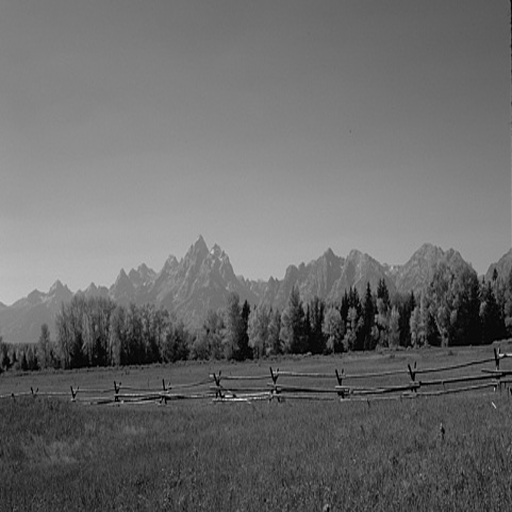
#> input picture images/0001.bmp, 512 x 512 px
$ python main.py
#> lines starting #> are read from the running program, lines starting #| are printed output that depends on the picture; after the words box and inside, x2 and y2 are one past the last pixel; in counts of white or black regions, pixels touching at a corner belong together
import numpy as np
import cv2
from scipy.fftpack import dct, idct
from sklearn.metrics import accuracy_score


# =========================================================
# === Utility functions ===================================
# =========================================================

def _dct2(img):
    return dct(dct(img.astype(float), axis=0, norm='ortho'), axis=1, norm='ortho')

def _idct2(coeffs):
    return idct(idct(coeffs, axis=0, norm='ortho'), axis=1, norm='ortho')

def wpsnr(orig, proc):
    """Approximate PSNR, sufficiente per valutare la qualità."""
    mse = np.mean((orig.astype(np.float64) - proc.astype(np.float64))**2)
    if mse == 0:
        return float('inf')
    PIXEL_MAX = 255.0
    return 20 * np.log10(PIXEL_MAX / np.sqrt(mse))


# =========================================================
# === Embedding function ==================================
# =========================================================

def embed_mid_dct_cv2(image_path, key=2025, alpha=0.1,
                      low_cut=0.20, high_cut=0.60,
                      n_coefs_per_bit=128):
    """
    Embedding watermark di 1024 bit in bande medie DCT.
    Usa cv2 per I/O e salva il watermark in mark.npy.
    """
#> called with image_path = 'images/0001.bmp', key = 2025, alpha = 0.5, low_cut = 0.2, high_cut = 0.6, n_coefs_per_bit = 128
    # --- Lettura immagine ---
    img = cv2.imread(image_path, cv2.IMREAD_GRAYSCALE)
#> img is the input picture: shape (512, 512); min 0, max 246, mean 106.2
    if img is None:
        raise FileNotFoundError(f"Impossibile aprire {image_path}")
    rows, cols = img.shape
#> rows = 512; cols = 512

    # --- Creazione watermark (1024 bit) ---
    mark_size = 1024
    mark = np.random.uniform(0.0, 1.0, mark_size)
    mark = np.uint8(np.rint(mark))
    np.save('mark.npy', mark)
    print(f"Watermark generato e salvato: {mark_size} bit")

    # --- DCT ---
    ori_dct = _dct2(img)

    # --- Maschera per frequenze medie ---
    u = np.arange(rows)
#> u = 512 values from 0 to 511
    v_axis = np.arange(cols)
#> v_axis = 512 values from 0 to 511
    U, V = np.meshgrid(u, v_axis, indexing='ij')
    dist = np.sqrt(U**2 + V**2)
    dist_norm = dist / dist.max()
    mask = (dist_norm >= low_cut) & (dist_norm <= high_cut)

    avail_idxs = np.argwhere(mask)
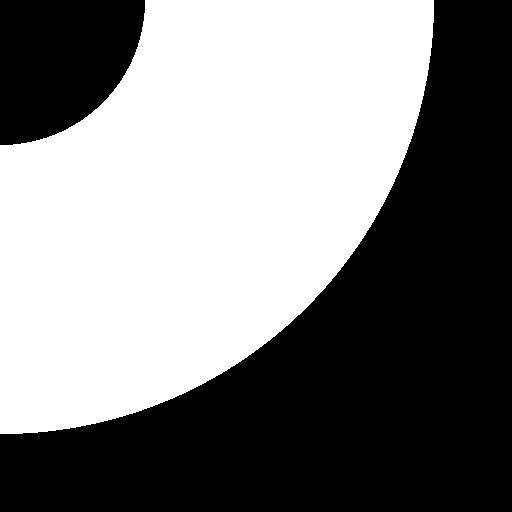
#> mask: shape (512, 512) bool; 50.2% white; 2 black regions, box (x1, y1, x2, y2) and area: (0, 0, 512, 512) 114047, (0, 0, 145, 145) 16553
    mags = np.abs(ori_dct[mask])
    order = np.argsort(-mags)
    ordered_idxs = avail_idxs[order]
#> ordered_idxs = 131544 pairs, first value 0 to 433, second value 0 to 433

    rng_global = np.random.RandomState(key)
    rng_global.shuffle(ordered_idxs)

    total_needed = n_coefs_per_bit * mark_size
    if len(ordered_idxs) < total_needed:
        raise ValueError("Immagine troppo piccola per banda e parametri scelti")

    # --- Embedding spread-spectrum ---
    ptr = 0
    for b_idx, bit in enumerate(mark):
        sel = ordered_idxs[ptr: ptr + n_coefs_per_bit]
        ptr += n_coefs_per_bit

        rng = np.random.RandomState(key + 1000 + b_idx)
        pn = rng.normal(0, 1, n_coefs_per_bit)
        sign = 1.0 if bit == 1 else -1.0

        for (i, j), noise in zip(sel, pn):
            ori_dct[i, j] += alpha * sign * noise
#> after the loop, ptr = 131072

    # --- IDCT ---
    wm_img = _idct2(ori_dct)
    wm_img = np.clip(np.rint(wm_img), 0, 255).astype(np.uint8)

    out_path = "watermarked.png"
    cv2.imwrite(out_path, wm_img)
    print(f"Immagine watermarked salvata in: {out_path}")
    print(f"WPSNR: {wpsnr(img, wm_img):.2f} dB")
#> in wpsnr, `mse = np.mean((orig.astype(np.float64) - proc.astype(np.float64))**2)`: mse = 0.158
#| WPSNR: 56.13 dB

    meta = {
        'key': key,
        'alpha': alpha,
        'low_cut': low_cut,
        'high_cut': high_cut,
        'n_coefs_per_bit': n_coefs_per_bit,
        'mark_size': mark_size
    }
    return wm_img, img, meta


# =========================================================
# === Detection function ==================================
# =========================================================

def detect_mid_dct_cv2(wm_image_path, meta):
    """
    Estrae watermark dalla sola immagine watermarked (blind detection).
    """
    img_wm = cv2.imread(wm_image_path, cv2.IMREAD_GRAYSCALE)
    if img_wm is None:
        raise FileNotFoundError(f"Impossibile aprire {wm_image_path}")

    rows, cols = img_wm.shape
    coeffs = _dct2(img_wm)

    u = np.arange(rows)
    v_axis = np.arange(cols)
    U, V = np.meshgrid(u, v_axis, indexing='ij')
    dist = np.sqrt(U**2 + V**2)
    dist_norm = dist / dist.max()
    mask = (dist_norm >= meta['low_cut']) & (dist_norm <= meta['high_cut'])
    avail_idxs = np.argwhere(mask)

    mags = np.abs(coeffs[mask])
    order = np.argsort(-mags)
    ordered_idxs = avail_idxs[order]

    rng_global = np.random.RandomState(meta['key'])
    rng_global.shuffle(ordered_idxs)

    mark_length = meta['mark_size']
    n_coefs_per_bit = meta['n_coefs_per_bit']

    detected_bits = []
    pos = 0
    for b_idx in range(mark_length):
        sel = ordered_idxs[pos: pos + n_coefs_per_bit]
        pos += n_coefs_per_bit
        rng = np.random.RandomState(meta['key'] + 1000 + b_idx)
        pn = rng.normal(0, 1, n_coefs_per_bit)
        vals = np.array([coeffs[int(i), int(j)] for (i, j) in sel])
        corr = np.dot(vals, pn)
        detected_bits.append(1 if corr > 0 else 0)

    detected_bits = np.array(detected_bits, dtype=np.uint8)
    np.save("detected.npy", detected_bits)
    print("Watermark estratto e salvato in detected.npy")
    return detected_bits


# =========================================================
# === ESEMPIO USO =========================================
# =========================================================

if __name__ == "__main__":
    # Inserisci il percorso di un'immagine (grayscale o color)
    image_path = "images/0001.bmp"  # <-- cambia qui

    # EMBEDDING
    wm_img, orig_img, meta = embed_mid_dct_cv2(image_path, key=2025, alpha=0.5)
#> meta = {'key': 2025, 'alpha': 0.5, 'low_cut': 0.2, 'high_cut': 0.6, 'n_coefs_per_bit': 128, 'mark_size': 1024}
    print("Embedding completato.")
    print()
    # DETECTION
    detected = detect_mid_dct_cv2("watermarked.png", meta)
#> in detect_mid_dct_cv2, `avail_idxs = np.argwhere(mask)`: avail_idxs has the same summary as ordered_idxs in embed_mid_dct_cv2
#> in detect_mid_dct_cv2, `mark_length = meta['mark_size']`: mark_length = 1024
#> in detect_mid_dct_cv2, `n_coefs_per_bit = meta['n_coefs_per_bit']`: n_coefs_per_bit = 128
#> the loop in detect_mid_dct_cv2, `for b_idx in range(mark_length):` made 1024 passes
#> (pos, corr) on passes 1 to 3: (128, 46.4), (256, -82.65), (384, -115.4)
#> after the loop in detect_mid_dct_cv2, `for b_idx in range(mark_length):`: detected_bits = 1024 values, max 1 at index 0, min 0 at index 1, mean 0.507; pos = 131072
#> detected has the same summary as detected_bits in detect_mid_dct_cv2

    # Confronto watermark originali
    mark = np.load("mark.npy")
    acc = accuracy_score(mark, detected)
#> acc = 0.521
    print(f"Accuracy watermark rilevato: {acc*100:.2f}%")
#| Accuracy watermark rilevato: 52.05%

$ run again, with images/0003.bmp copied over images/0001.bmp
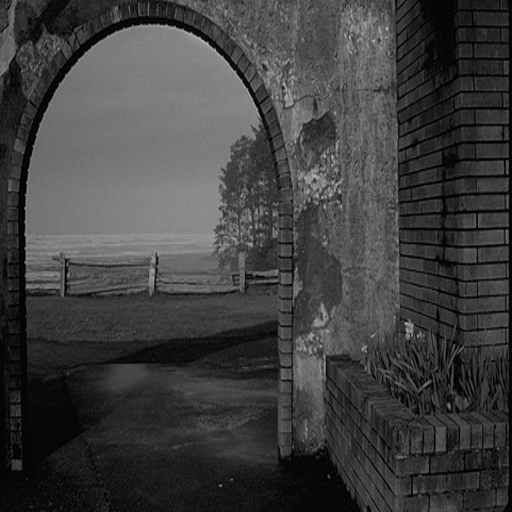
#> input picture images/0003.bmp, 512 x 512 px
#> in embed_mid_dct_cv2, img is the input picture: shape (512, 512); min 0, max 192, mean 63.3
#> mask: shape (512, 512) bool; 50.2% white; 2 black regions, box (x1, y1, x2, y2) and area: (0, 0, 512, 512) 114047, (0, 0, 145, 145) 16553
#> in embed_mid_dct_cv2, `ordered_idxs = avail_idxs[order]`: ordered_idxs = 131544 pairs, first value 0 to 433, second value 0 to 433
#> after the loop in embed_mid_dct_cv2, `for b_idx, bit in enumerate(mark):`: ptr = 131072
#> in _idct2, `return idct(idct(coeffs, axis=0, norm='ortho'), axis=1, norm='ortho')`:
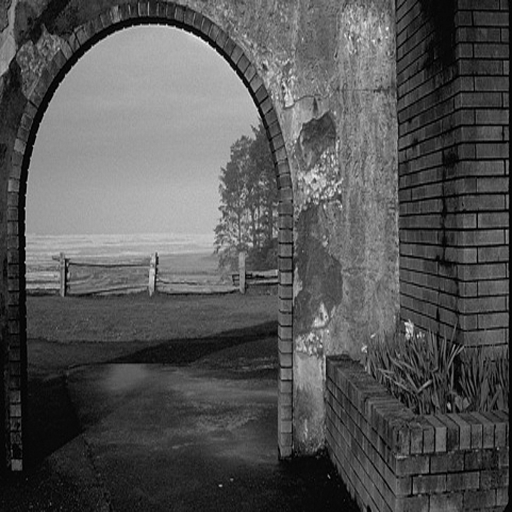
#> returned value: shape (512, 512) float64; min -1.13, max 192.1, mean 63.3; drawn with min black and max white
#> mse = 0.158
#| WPSNR: 56.16 dB
#> meta = {'key': 2025, 'alpha': 0.5, 'low_cut': 0.2, 'high_cut': 0.6, 'n_coefs_per_bit': 128, 'mark_size': 1024}
#> in detect_mid_dct_cv2, `avail_idxs = np.argwhere(mask)`: avail_idxs has the same summary as ordered_idxs in embed_mid_dct_cv2
#> mark_length = 1024
#> n_coefs_per_bit = 128
#> the loop in detect_mid_dct_cv2, `for b_idx in range(mark_length):` made 1024 passes
#> (pos, corr) on passes 1 to 3: (128, 210.7), (256, -193.3), (384, 167.2)
#> after the loop in detect_mid_dct_cv2, `for b_idx in range(mark_length):`: detected_bits = 1024 values, max 1 at index 0, min 0 at index 1, mean 0.484; pos = 131072
#> detected has the same summary as detected_bits in detect_mid_dct_cv2
#> acc = 0.51
#| Accuracy watermark rilevato: 50.98%
